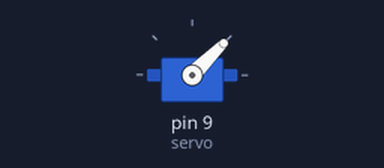
The sketch below on a simulated Arduino Uno, built with avr-gcc and run on an emulated ATmega328P. Parts: servo.

Above: at 0.05 s.
Timing chart, 0 to 4.6 s (numbered marks = the images above):
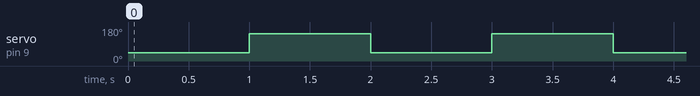

Measured:
- by itself, servo on pin 9 (servo): alternates 143° for 1.0 s and 45° for 1.0 s

The sketch:

servo_test.ino
```cpp
#include <Servo.h>

Servo servo;

void setup(){
servo.attach(9);
}

void loop(){
servo.write(45);
delay(1000);
servo.write(143);
delay(1000);
}
```
